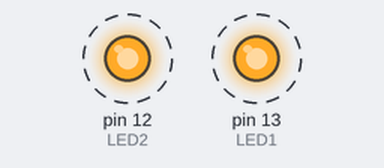
A sketch run on a simulated Arduino Uno, built with avr-gcc and run on an emulated ATmega328P. On the bench: output pins drawn as LEDs (lit = HIGH). Dashed ring = blinking.

Above: at 0.4 s.
Timing chart, 0 to 3.5 s (numbered marks = the images above):
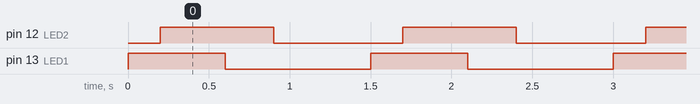

Measured:
- by itself, pin 12 (LED2): alternates HIGH for 0.70 s and LOW for 0.80 s
- by itself, pin 13 (LED1): alternates HIGH for 0.60 s and LOW for 0.90 s
- by itself, everything shown: repeats every 1.5 s, in 4 steps

The sketch:

Sequential_Blinking.ino
```cpp
int LED1 = 13;
int LED2 = 12;
int LED3 = 11;

void setup() {
  pinMode(LED1, OUTPUT);
  pinMode(LED2, OUTPUT);
  pinMode(LED2, OUTPUT);
}

void loop() {
  digitalWrite(LED1, HIGH);       //TURN ON LED1
  delay(200);                     //WAIT FOR 200MS
  digitalWrite(LED2, HIGH);       //TURN ON LED2
  delay(200);                     //WAIT FOR 200MS
  digitalWrite(LED3, HIGH);       //TURN ON LED3
  delay(200);                     //WAIT FOR 200MS
  digitalWrite(LED1, LOW);       //TURN ON LED1
  delay(300);                     //WAIT FOR 300MS
  digitalWrite(LED2, LOW);       //TURN ON LED2
  delay(300);                     //WAIT FOR 300MS
  digitalWrite(LED3, LOW);       //TURN ON LED3
  delay(300);                     //WAIT FOR 300MS
}
```
